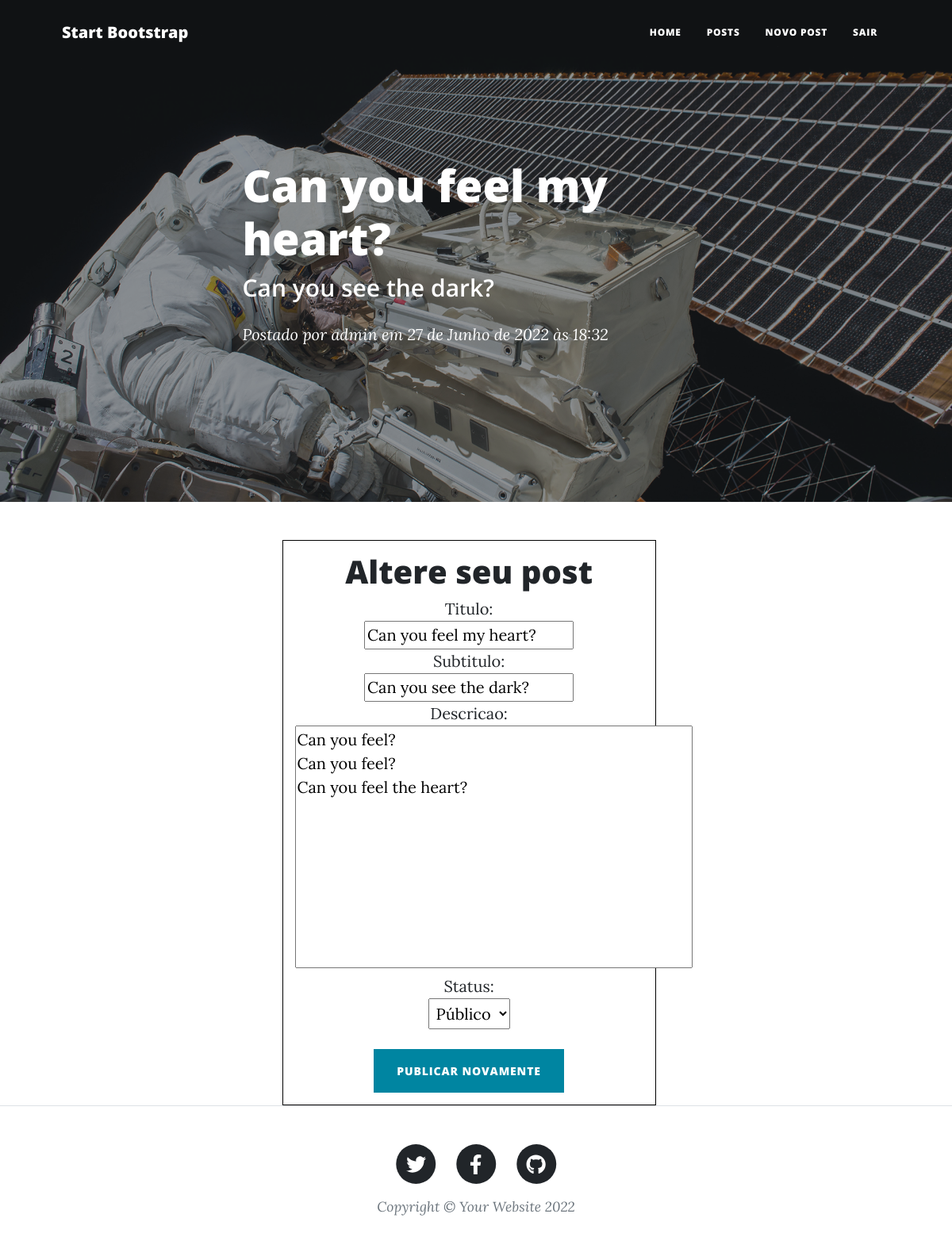
The page /edit/post-by-admin-can-you-feel-my-heart (signed in) on the database its author committed.
### app/models.py (models this page shows, shortened)
class Post(models.Model):
    STATUS      = (('publico', 'Público'), ('privado', 'Privado'))
    titulo      = models.CharField(max_length=100)
    subtitulo   = models.CharField(max_length=100)
    slug        = models.SlugField(max_length=100)
    descricao   = models.TextField()
    autor       = models.ForeignKey(User, on_delete=models.CASCADE)
    publicacao  = models.DateTimeField(default=timezone.now)
    atualizacao = models.DateTimeField(auto_now_add=True)
    status      = models.CharField(max_length=12, choices=STATUS, default='indisponível')
    class Meta:
        ordering = ['publicacao']

### app/views.py (the view)
# urls.py: path('edit/<slug:slug>', views.PostUpdateView.as_view(), name='postUpdate'),
class PostUpdateView(LoginRequiredMixin, UpdateView):
    login_url = reverse_lazy('login')
    model = Post
    fields = ['titulo', 'subtitulo', 'descricao', 'status']
    template_name = 'post/post-update.html'

### app/templates/post/post-update.html (shortened to what this page needs)
{% extends 'base.html' %}
{% load static %}
{% block header %}
    <header class="masthead" style="background-image: url({% static 'assets/img/post-bg.jpg' %})">
        <div class="container position-relative px-4 px-lg-5">
            <div class="row gx-4 gx-lg-5 justify-content-center">
                <div class="col-md-10 col-lg-8 col-xl-7">
                    <div class="post-heading">
                        <h1>{{post.titulo}}</h1>
                        <h2 class="subheading">{{post.subtitulo}}</h2>
                        <span class="meta">
                            Postado por
                            <a href="#!">{{post.autor}}</a>
                            em {{post.publicacao}}
                        </span>
                    </div>
                </div>
            </div>
        </div>
    </header>
{% endblock header %}
{% block content %}
    <div class="blog-form">
        <h1>Altere seu post</h1>
        <form method="POST"> {% csrf_token %}
            {{form.as_ul}}
            <button type="submit" class="btn btn-primary text-uppercase post-button">Publicar novamente</button>
        </form>
    </div>
{% endblock content %}

### static/css/mycss.css (style rules this page uses)
.blog-form { border: 1px solid black; text-align: center; width: 80%; padding: 15px; margin-left: 50px; }
.blog-form li { list-style-type: none; }
.blog-form li>label { font-weight: 300; width: 100%; }
.blog-form button { margin-top: 10px; }
select { margin-bottom: 15px; padding: 5px; }
textarea { resize: none; }

### rows shown on the page
Post: titulo "Can you feel my heart?", subtitulo "Can you see the dark?", autor "admin", publicacao "27 de Junho de 2022 às 18:32", descricao "Can you feel? Can you feel? Can you feel the heart?", status "Público"
